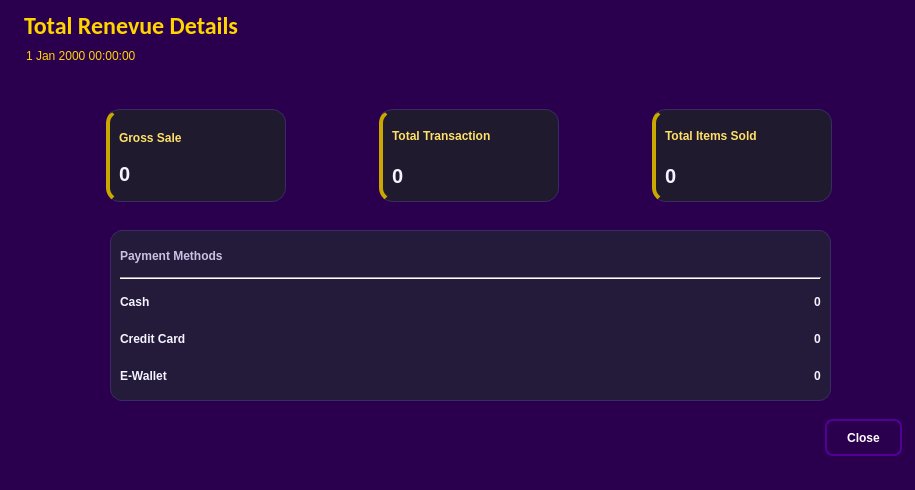
<?xml version="1.0" encoding="UTF-8"?>
<ui version="4.0">
 <class>Dialog</class>
 <widget class="QDialog" name="Dialog">
  <property name="geometry">
   <rect>
    <x>0</x>
    <y>0</y>
    <width>915</width>
    <height>490</height>
   </rect>
  </property>
  <property name="maximumSize">
   <size>
    <width>915</width>
    <height>490</height>
   </size>
  </property>
  <property name="palette">
   <palette>
    <active>
     <colorrole role="WindowText">
      <brush brushstyle="SolidPattern">
       <color alpha="255">
        <red>255</red>
        <green>255</green>
        <blue>255</blue>
       </color>
      </brush>
     </colorrole>
     <colorrole role="Button">
      <brush brushstyle="SolidPattern">
       <color alpha="255">
        <red>42</red>
        <green>0</green>
        <blue>78</blue>
       </color>
      </brush>
     </colorrole>
     <colorrole role="Light">
      <brush brushstyle="SolidPattern">
       <color alpha="255">
        <red>63</red>
        <green>0</green>
        <blue>117</blue>
       </color>
      </brush>
     </colorrole>
     <colorrole role="Midlight">
      <brush brushstyle="SolidPattern">
       <color alpha="255">
        <red>52</red>
        <green>0</green>
        <blue>97</blue>
       </color>
      </brush>
     </colorrole>
     <colorrole role="Dark">
      <brush brushstyle="SolidPattern">
       <color alpha="255">
        <red>21</red>
        <green>0</green>
        <blue>39</blue>
       </color>
      </brush>
     </colorrole>
     <colorrole role="Mid">
      <brush brushstyle="SolidPattern">
       <color alpha="255">
        <red>28</red>
        <green>0</green>
        <blue>52</blue>
       </color>
      </brush>
     </colorrole>
     <colorrole role="Text">
      <brush brushstyle="SolidPattern">
       <color alpha="255">
        <red>255</red>
        <green>255</green>
        <blue>255</blue>
       </color>
      </brush>
     </colorrole>
     <colorrole role="BrightText">
      <brush brushstyle="SolidPattern">
       <color alpha="255">
        <red>255</red>
        <green>255</green>
        <blue>255</blue>
       </color>
      </brush>
     </colorrole>
     <colorrole role="ButtonText">
      <brush brushstyle="SolidPattern">
       <color alpha="255">
        <red>255</red>
        <green>255</green>
        <blue>255</blue>
       </color>
      </brush>
     </colorrole>
     <colorrole role="Base">
      <brush brushstyle="SolidPattern">
       <color alpha="255">
        <red>0</red>
        <green>0</green>
        <blue>0</blue>
       </color>
      </brush>
     </colorrole>
     <colorrole role="Window">
      <brush brushstyle="SolidPattern">
       <color alpha="255">
        <red>42</red>
        <green>0</green>
        <blue>78</blue>
       </color>
      </brush>
     </colorrole>
     <colorrole role="Shadow">
      <brush brushstyle="SolidPattern">
       <color alpha="255">
        <red>0</red>
        <green>0</green>
        <blue>0</blue>
       </color>
      </brush>
     </colorrole>
     <colorrole role="AlternateBase">
      <brush brushstyle="SolidPattern">
       <color alpha="255">
        <red>21</red>
        <green>0</green>
        <blue>39</blue>
       </color>
      </brush>
     </colorrole>
     <colorrole role="ToolTipBase">
      <brush brushstyle="SolidPattern">
       <color alpha="255">
        <red>255</red>
        <green>255</green>
        <blue>220</blue>
       </color>
      </brush>
     </colorrole>
     <colorrole role="ToolTipText">
      <brush brushstyle="SolidPattern">
       <color alpha="255">
        <red>0</red>
        <green>0</green>
        <blue>0</blue>
       </color>
      </brush>
     </colorrole>
     <colorrole role="PlaceholderText">
      <brush brushstyle="SolidPattern">
       <color alpha="127">
        <red>255</red>
        <green>255</green>
        <blue>255</blue>
       </color>
      </brush>
     </colorrole>
     <colorrole role="Accent">
      <brush brushstyle="SolidPattern">
       <color alpha="255">
        <red>0</red>
        <green>0</green>
        <blue>0</blue>
       </color>
      </brush>
     </colorrole>
    </active>
    <inactive>
     <colorrole role="WindowText">
      <brush brushstyle="SolidPattern">
       <color alpha="255">
        <red>255</red>
        <green>255</green>
        <blue>255</blue>
       </color>
      </brush>
     </colorrole>
     <colorrole role="Button">
      <brush brushstyle="SolidPattern">
       <color alpha="255">
        <red>42</red>
        <green>0</green>
        <blue>78</blue>
       </color>
      </brush>
     </colorrole>
     <colorrole role="Light">
      <brush brushstyle="SolidPattern">
       <color alpha="255">
        <red>63</red>
        <green>0</green>
        <blue>117</blue>
       </color>
      </brush>
     </colorrole>
     <colorrole role="Midlight">
      <brush brushstyle="SolidPattern">
       <color alpha="255">
        <red>52</red>
        <green>0</green>
        <blue>97</blue>
       </color>
      </brush>
     </colorrole>
     <colorrole role="Dark">
      <brush brushstyle="SolidPattern">
       <color alpha="255">
        <red>21</red>
        <green>0</green>
        <blue>39</blue>
       </color>
      </brush>
     </colorrole>
     <colorrole role="Mid">
      <brush brushstyle="SolidPattern">
       <color alpha="255">
        <red>28</red>
        <green>0</green>
        <blue>52</blue>
       </color>
      </brush>
     </colorrole>
     <colorrole role="Text">
      <brush brushstyle="SolidPattern">
       <color alpha="255">
        <red>255</red>
        <green>255</green>
        <blue>255</blue>
       </color>
      </brush>
     </colorrole>
     <colorrole role="BrightText">
      <brush brushstyle="SolidPattern">
       <color alpha="255">
        <red>255</red>
        <green>255</green>
        <blue>255</blue>
       </color>
      </brush>
     </colorrole>
     <colorrole role="ButtonText">
      <brush brushstyle="SolidPattern">
       <color alpha="255">
        <red>255</red>
        <green>255</green>
        <blue>255</blue>
       </color>
      </brush>
     </colorrole>
     <colorrole role="Base">
      <brush brushstyle="SolidPattern">
       <color alpha="255">
        <red>0</red>
        <green>0</green>
        <blue>0</blue>
       </color>
      </brush>
     </colorrole>
     <colorrole role="Window">
      <brush brushstyle="SolidPattern">
       <color alpha="255">
        <red>42</red>
        <green>0</green>
        <blue>78</blue>
       </color>
      </brush>
     </colorrole>
     <colorrole role="Shadow">
      <brush brushstyle="SolidPattern">
       <color alpha="255">
        <red>0</red>
        <green>0</green>
        <blue>0</blue>
       </color>
      </brush>
     </colorrole>
     <colorrole role="AlternateBase">
      <brush brushstyle="SolidPattern">
       <color alpha="255">
        <red>21</red>
        <green>0</green>
        <blue>39</blue>
       </color>
      </brush>
     </colorrole>
     <colorrole role="ToolTipBase">
      <brush brushstyle="SolidPattern">
       <color alpha="255">
        <red>255</red>
        <green>255</green>
        <blue>220</blue>
       </color>
      </brush>
     </colorrole>
     <colorrole role="ToolTipText">
      <brush brushstyle="SolidPattern">
       <color alpha="255">
        <red>0</red>
        <green>0</green>
        <blue>0</blue>
       </color>
      </brush>
     </colorrole>
     <colorrole role="PlaceholderText">
      <brush brushstyle="SolidPattern">
       <color alpha="127">
        <red>255</red>
        <green>255</green>
        <blue>255</blue>
       </color>
      </brush>
     </colorrole>
     <colorrole role="Accent">
      <brush brushstyle="SolidPattern">
       <color alpha="255">
        <red>0</red>
        <green>0</green>
        <blue>0</blue>
       </color>
      </brush>
     </colorrole>
    </inactive>
    <disabled>
     <colorrole role="WindowText">
      <brush brushstyle="SolidPattern">
       <color alpha="255">
        <red>21</red>
        <green>0</green>
        <blue>39</blue>
       </color>
      </brush>
     </colorrole>
     <colorrole role="Button">
      <brush brushstyle="SolidPattern">
       <color alpha="255">
        <red>42</red>
        <green>0</green>
        <blue>78</blue>
       </color>
      </brush>
     </colorrole>
     <colorrole role="Light">
      <brush brushstyle="SolidPattern">
       <color alpha="255">
        <red>63</red>
        <green>0</green>
        <blue>117</blue>
       </color>
      </brush>
     </colorrole>
     <colorrole role="Midlight">
      <brush brushstyle="SolidPattern">
       <color alpha="255">
        <red>52</red>
        <green>0</green>
        <blue>97</blue>
       </color>
      </brush>
     </colorrole>
     <colorrole role="Dark">
      <brush brushstyle="SolidPattern">
       <color alpha="255">
        <red>21</red>
        <green>0</green>
        <blue>39</blue>
       </color>
      </brush>
     </colorrole>
     <colorrole role="Mid">
      <brush brushstyle="SolidPattern">
       <color alpha="255">
        <red>28</red>
        <green>0</green>
        <blue>52</blue>
       </color>
      </brush>
     </colorrole>
     <colorrole role="Text">
      <brush brushstyle="SolidPattern">
       <color alpha="255">
        <red>21</red>
        <green>0</green>
        <blue>39</blue>
       </color>
      </brush>
     </colorrole>
     <colorrole role="BrightText">
      <brush brushstyle="SolidPattern">
       <color alpha="255">
        <red>255</red>
        <green>255</green>
        <blue>255</blue>
       </color>
      </brush>
     </colorrole>
     <colorrole role="ButtonText">
      <brush brushstyle="SolidPattern">
       <color alpha="255">
        <red>21</red>
        <green>0</green>
        <blue>39</blue>
       </color>
      </brush>
     </colorrole>
     <colorrole role="Base">
      <brush brushstyle="SolidPattern">
       <color alpha="255">
        <red>42</red>
        <green>0</green>
        <blue>78</blue>
       </color>
      </brush>
     </colorrole>
     <colorrole role="Window">
      <brush brushstyle="SolidPattern">
       <color alpha="255">
        <red>42</red>
        <green>0</green>
        <blue>78</blue>
       </color>
      </brush>
     </colorrole>
     <colorrole role="Shadow">
      <brush brushstyle="SolidPattern">
       <color alpha="255">
        <red>0</red>
        <green>0</green>
        <blue>0</blue>
       </color>
      </brush>
     </colorrole>
     <colorrole role="AlternateBase">
      <brush brushstyle="SolidPattern">
       <color alpha="255">
        <red>42</red>
        <green>0</green>
        <blue>78</blue>
       </color>
      </brush>
     </colorrole>
     <colorrole role="ToolTipBase">
      <brush brushstyle="SolidPattern">
       <color alpha="255">
        <red>255</red>
        <green>255</green>
        <blue>220</blue>
       </color>
      </brush>
     </colorrole>
     <colorrole role="ToolTipText">
      <brush brushstyle="SolidPattern">
       <color alpha="255">
        <red>0</red>
        <green>0</green>
        <blue>0</blue>
       </color>
      </brush>
     </colorrole>
     <colorrole role="PlaceholderText">
      <brush brushstyle="SolidPattern">
       <color alpha="127">
        <red>21</red>
        <green>0</green>
        <blue>39</blue>
       </color>
      </brush>
     </colorrole>
     <colorrole role="Accent">
      <brush brushstyle="SolidPattern">
       <color alpha="255">
        <red>30</red>
        <green>0</green>
        <blue>55</blue>
       </color>
      </brush>
     </colorrole>
    </disabled>
   </palette>
  </property>
  <property name="windowTitle">
   <string>Total Revenue</string>
  </property>
  <property name="windowIcon">
   <iconset>
    <normaloff>../assets/50x50.png</normaloff>../assets/50x50.png</iconset>
  </property>
  <property name="styleSheet">
   <string notr="true">QDialog {
    border-radius: 15px;
}
</string>
  </property>
  <widget class="QFrame" name="frame">
   <property name="geometry">
    <rect>
     <x>10</x>
     <y>410</y>
     <width>901</width>
     <height>51</height>
    </rect>
   </property>
   <property name="frameShape">
    <enum>QFrame::Shape::NoFrame</enum>
   </property>
   <property name="frameShadow">
    <enum>QFrame::Shadow::Raised</enum>
   </property>
   <layout class="QHBoxLayout" name="horizontalLayout">
    <item>
     <spacer name="horizontalSpacer">
      <property name="orientation">
       <enum>Qt::Orientation::Horizontal</enum>
      </property>
      <property name="sizeHint" stdset="0">
       <size>
        <width>40</width>
        <height>20</height>
       </size>
      </property>
     </spacer>
    </item>
    <item>
     <widget class="QPushButton" name="closeButton">
      <property name="minimumSize">
       <size>
        <width>75</width>
        <height>37</height>
       </size>
      </property>
      <property name="styleSheet">
       <string notr="true">QPushButton#closeButton {
    background-color: transparent;
    color: #FFFFFF;
    border: 2px solid #520099; 
    border-radius: 8px;
    font-weight: bold;
    font-size: 12px;
    padding: 10px 20px;
}

QPushButton#closeButton:hover {
    background-color: #520099; 
    color: #FFFFFF;
}</string>
      </property>
      <property name="text">
       <string>Close</string>
      </property>
     </widget>
    </item>
   </layout>
  </widget>
  <widget class="QWidget" name="verticalLayoutWidget">
   <property name="geometry">
    <rect>
     <x>10</x>
     <y>-20</y>
     <width>241</width>
     <height>117</height>
    </rect>
   </property>
   <layout class="QVBoxLayout" name="verticalLayout">
    <property name="spacing">
     <number>6</number>
    </property>
    <property name="leftMargin">
     <number>14</number>
    </property>
    <property name="topMargin">
     <number>30</number>
    </property>
    <property name="rightMargin">
     <number>0</number>
    </property>
    <property name="bottomMargin">
     <number>30</number>
    </property>
    <item>
     <widget class="QLabel" name="headerLine">
      <property name="maximumSize">
       <size>
        <width>16777215</width>
        <height>28</height>
       </size>
      </property>
      <property name="font">
       <font>
        <family>Calibri</family>
        <pointsize>18</pointsize>
        <bold>true</bold>
       </font>
      </property>
      <property name="styleSheet">
       <string notr="true">color: #ffd500</string>
      </property>
      <property name="text">
       <string>Total Renevue Details</string>
      </property>
     </widget>
    </item>
    <item>
     <widget class="QDateTimeEdit" name="dateTimeEdit">
      <property name="maximumSize">
       <size>
        <width>175</width>
        <height>16777215</height>
       </size>
      </property>
      <property name="styleSheet">
       <string notr="true">background: transparent;
border: none;
color:#ffd500
</string>
      </property>
      <property name="frame">
       <bool>false</bool>
      </property>
      <property name="alignment">
       <set>Qt::AlignmentFlag::AlignLeading|Qt::AlignmentFlag::AlignLeft|Qt::AlignmentFlag::AlignVCenter</set>
      </property>
      <property name="readOnly">
       <bool>true</bool>
      </property>
      <property name="buttonSymbols">
       <enum>QAbstractSpinBox::ButtonSymbols::NoButtons</enum>
      </property>
     </widget>
    </item>
   </layout>
  </widget>
  <widget class="QFrame" name="frame_2">
   <property name="geometry">
    <rect>
     <x>10</x>
     <y>100</y>
     <width>921</width>
     <height>111</height>
    </rect>
   </property>
   <property name="frameShape">
    <enum>QFrame::Shape::NoFrame</enum>
   </property>
   <property name="frameShadow">
    <enum>QFrame::Shadow::Plain</enum>
   </property>
   <layout class="QHBoxLayout" name="horizontalLayout_2">
    <item>
     <widget class="QFrame" name="card1">
      <property name="maximumSize">
       <size>
        <width>180</width>
        <height>16777215</height>
       </size>
      </property>
      <property name="styleSheet">
       <string notr="true">#card1{
background-color: #1F1A2E;
border-radius: 14px;
border: 1px solid #3A2A66;
border-left: 4px solid #C9A800;
}</string>
      </property>
      <property name="frameShape">
       <enum>QFrame::Shape::StyledPanel</enum>
      </property>
      <property name="frameShadow">
       <enum>QFrame::Shadow::Raised</enum>
      </property>
      <layout class="QVBoxLayout" name="verticalLayout_2">
       <property name="spacing">
        <number>0</number>
       </property>
       <property name="leftMargin">
        <number>9</number>
       </property>
       <property name="rightMargin">
        <number>9</number>
       </property>
       <item>
        <widget class="QLabel" name="label">
         <property name="styleSheet">
          <string notr="true">color: #FFE066;
font-weight: 600;
</string>
         </property>
         <property name="text">
          <string>Gross Sale</string>
         </property>
        </widget>
       </item>
       <item>
        <widget class="QLabel" name="grosssale">
         <property name="styleSheet">
          <string notr="true">color: #F5F3FF;
font-size: 20px;
font-weight: bold;
</string>
         </property>
         <property name="text">
          <string>0</string>
         </property>
        </widget>
       </item>
      </layout>
     </widget>
    </item>
    <item>
     <widget class="QFrame" name="card2">
      <property name="maximumSize">
       <size>
        <width>180</width>
        <height>16777215</height>
       </size>
      </property>
      <property name="styleSheet">
       <string notr="true">#card2{
background-color: #1F1A2E;
border-radius: 14px;
border: 1px solid #3A2A66;
border-left: 4px solid #C9A800;

}</string>
      </property>
      <property name="frameShape">
       <enum>QFrame::Shape::StyledPanel</enum>
      </property>
      <property name="frameShadow">
       <enum>QFrame::Shadow::Raised</enum>
      </property>
      <layout class="QVBoxLayout" name="verticalLayout_3">
       <item>
        <widget class="QLabel" name="label1">
         <property name="styleSheet">
          <string notr="true">color: #FFE066;
font-weight: 600;
</string>
         </property>
         <property name="text">
          <string>Total Transaction</string>
         </property>
        </widget>
       </item>
       <item>
        <widget class="QLabel" name="netprofit">
         <property name="styleSheet">
          <string notr="true">color: #F5F3FF;
font-size: 20px;
font-weight: bold;</string>
         </property>
         <property name="text">
          <string>0</string>
         </property>
        </widget>
       </item>
      </layout>
     </widget>
    </item>
    <item>
     <widget class="QFrame" name="card3">
      <property name="maximumSize">
       <size>
        <width>180</width>
        <height>16777215</height>
       </size>
      </property>
      <property name="styleSheet">
       <string notr="true">#card3{
background-color: #1F1A2E;
border-radius: 14px;
border: 1px solid #3A2A66;
border-left: 4px solid #C9A800;

}</string>
      </property>
      <property name="frameShape">
       <enum>QFrame::Shape::StyledPanel</enum>
      </property>
      <property name="frameShadow">
       <enum>QFrame::Shadow::Raised</enum>
      </property>
      <layout class="QVBoxLayout" name="verticalLayout_4">
       <item>
        <widget class="QLabel" name="label_5">
         <property name="styleSheet">
          <string notr="true">color: #FFE066;
font-weight: 600;
</string>
         </property>
         <property name="text">
          <string>Total Items Sold</string>
         </property>
        </widget>
       </item>
       <item>
        <widget class="QLabel" name="taxcollected">
         <property name="styleSheet">
          <string notr="true">color: #F5F3FF;
font-size: 20px;
font-weight: bold;</string>
         </property>
         <property name="text">
          <string>0</string>
         </property>
        </widget>
       </item>
      </layout>
     </widget>
    </item>
   </layout>
  </widget>
  <widget class="QFrame" name="card4">
   <property name="geometry">
    <rect>
     <x>110</x>
     <y>230</y>
     <width>721</width>
     <height>171</height>
    </rect>
   </property>
   <property name="styleSheet">
    <string notr="true">#card4{
background-color: #241B3A;
border-radius: 12px;
border: 1px solid #3A2A66;

}</string>
   </property>
   <property name="frameShape">
    <enum>QFrame::Shape::StyledPanel</enum>
   </property>
   <property name="frameShadow">
    <enum>QFrame::Shadow::Raised</enum>
   </property>
   <layout class="QVBoxLayout" name="verticalLayout_5">
    <item>
     <widget class="QLabel" name="label_2">
      <property name="styleSheet">
       <string notr="true">color: #C9C1E3;   /* Muted lavender */
font-weight: 500;
</string>
      </property>
      <property name="text">
       <string>Payment Methods</string>
      </property>
     </widget>
    </item>
    <item>
     <widget class="Line" name="line">
      <property name="orientation">
       <enum>Qt::Orientation::Horizontal</enum>
      </property>
     </widget>
    </item>
    <item>
     <layout class="QHBoxLayout" name="horizontalLayout_5">
      <item>
       <widget class="QLabel" name="label_8">
        <property name="styleSheet">
         <string notr="true">color: #F5F3FF;   /* Off-white */
font-weight: 600;
</string>
        </property>
        <property name="text">
         <string>Cash</string>
        </property>
       </widget>
      </item>
      <item>
       <spacer name="horizontalSpacer_4">
        <property name="orientation">
         <enum>Qt::Orientation::Horizontal</enum>
        </property>
        <property name="sizeHint" stdset="0">
         <size>
          <width>40</width>
          <height>20</height>
         </size>
        </property>
       </spacer>
      </item>
      <item>
       <widget class="QLabel" name="label_9">
        <property name="styleSheet">
         <string notr="true">color: #F5F3FF;   /* Off-white */
font-weight: 600;
</string>
        </property>
        <property name="text">
         <string>0</string>
        </property>
       </widget>
      </item>
     </layout>
    </item>
    <item>
     <layout class="QHBoxLayout" name="horizontalLayout_4">
      <item>
       <widget class="QLabel" name="label_7">
        <property name="styleSheet">
         <string notr="true">color: #F5F3FF;   /* Off-white */
font-weight: 600;
</string>
        </property>
        <property name="text">
         <string>Credit Card</string>
        </property>
       </widget>
      </item>
      <item>
       <spacer name="horizontalSpacer_3">
        <property name="orientation">
         <enum>Qt::Orientation::Horizontal</enum>
        </property>
        <property name="sizeHint" stdset="0">
         <size>
          <width>40</width>
          <height>20</height>
         </size>
        </property>
       </spacer>
      </item>
      <item>
       <widget class="QLabel" name="label_6">
        <property name="styleSheet">
         <string notr="true">color: #F5F3FF;   /* Off-white */
font-weight: 600;
</string>
        </property>
        <property name="text">
         <string>0</string>
        </property>
       </widget>
      </item>
     </layout>
    </item>
    <item>
     <layout class="QHBoxLayout" name="horizontalLayout_3">
      <item>
       <widget class="QLabel" name="label_3">
        <property name="styleSheet">
         <string notr="true">color: #F5F3FF;   /* Off-white */
font-weight: 600;
</string>
        </property>
        <property name="text">
         <string>E-Wallet</string>
        </property>
       </widget>
      </item>
      <item>
       <spacer name="horizontalSpacer_2">
        <property name="orientation">
         <enum>Qt::Orientation::Horizontal</enum>
        </property>
        <property name="sizeHint" stdset="0">
         <size>
          <width>40</width>
          <height>20</height>
         </size>
        </property>
       </spacer>
      </item>
      <item>
       <widget class="QLabel" name="label_4">
        <property name="styleSheet">
         <string notr="true">color: #F5F3FF;   /* Off-white */
font-weight: 600;
</string>
        </property>
        <property name="text">
         <string>0</string>
        </property>
       </widget>
      </item>
     </layout>
    </item>
   </layout>
  </widget>
 </widget>
 <resources/>
 <connections/>
</ui>
